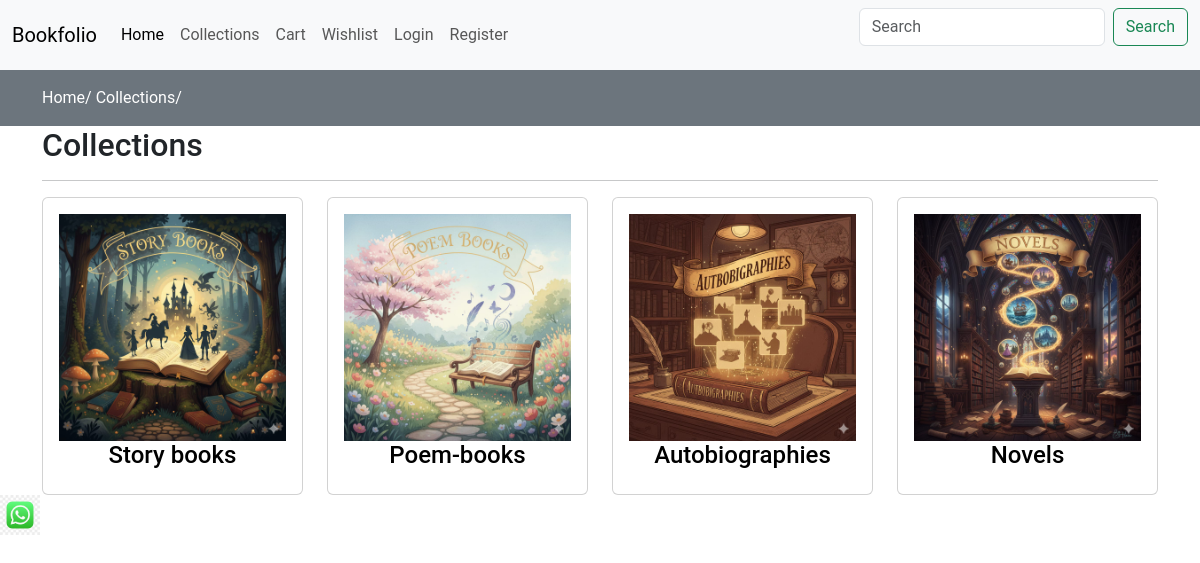
Page /collections/ on the committed database.
### store/models.py (models this page shows, shortened)
class Category(models.Model):
    slug = models.CharField(max_length=50, null=False, blank=False)
    name = models.CharField(max_length=50, null=False, blank=False)
    image = models.ImageField(upload_to=get_file_path, null=False, blank=False)
    description = models.TextField(max_length=150, null=False, blank=False)
    status = models.BooleanField(default=False,help_text="0=default,1-Hidden")
    trending = models.CharField(max_length=20,null=False,blank=False)
    meta_title = models.CharField(max_length=50,null=False,blank=False)
    meta_keyword = models.CharField(max_length=50,null=False,blank=False)
    meta_description = models.TextField(max_length=100,null=False,blank=False)
    created_at = models.DateTimeField(auto_now_add=True)

### store/views.py (the view)
# urls.py: path('collections/', views.collections, name='collections'),
def collections(request):
    category = Category.objects.filter(status=0)
    context = {"category": category}
    return render(request, "store/collections.html", context)

### store/templates/store/collections.html
{% extends 'store/layouts/main.html' %}
{% block content %}
<div class="py-3 bg-secondary">
    <div class="container">
        <a class="text-white" href="{% url 'home' %}">Home/</a>
        <a class="text-white" href="{% url 'collections' %}">Collections/</a>
    </div>
</div>
<div class="container">
    <div class="row">
        <div class="col-md-12">
            <h2>Collections</h2>
            <hr>
            <div class="row">
                {% for item in category %}
                <div class="col-md-3">
                    <div class="card">
                        <a href="{% url 'collectionsview' item.slug %}">
                            <div class="card-body">
                                <div class="category-image">
                                    <img src="{{ item.image.url }}" alt="category image" class="w-100">
                                </div>
                                <h4 class="text-center">{{ item.name }}</h4>
                            </div>
                        </a>
                    </div>
                </div>
                {% endfor %}
            </div>
        </div>
    </div>
</div>
{% endblock %}

### store/templates/store/layouts/main.html (style rules this page uses)
* { font-family:'Roboto', sans-serif; }
a { text-decoration:none; color:black; }

### rows in the picture
Category: image (picture), name "Story books"
Category: image (picture), name "Poem-books"
Category: image (picture), name "Autobiographies"
Category: image (picture), name "Novels"
